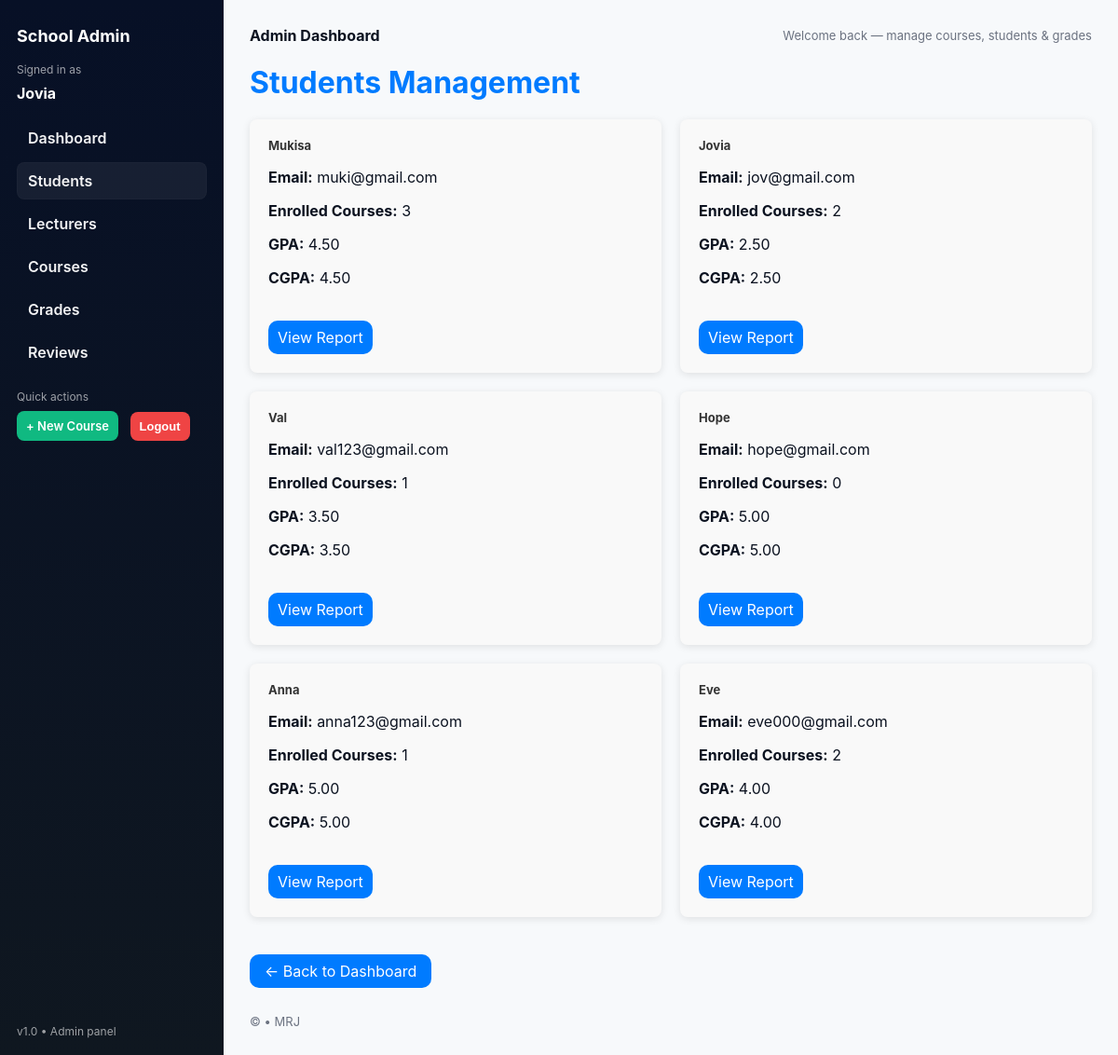
Page /reports/dashboard/admin/students/ (signed in) on the committed database.
### reports/models.py (models this page shows, shortened)
class Student(models.Model):
    user = models.OneToOneField(User, on_delete=models.CASCADE, null=True, blank=True)
    name = models.CharField(max_length=200)
    email = models.EmailField(unique=True)
    gpa = models.FloatField(default=0)  # New field for GPA

### reports/views.py (the view)
# urls.py: path('dashboard/admin/students/', views.admin_students, name='admin_students'),
@login_required
@user_passes_test(admin_required)
def admin_students(request):
    students = Student.objects.all()
    students_with_gpa = []
    for student in students:
        student_grades = Grade.objects.filter(student=student)
        total_points = sum((g.grade_point or 0) * g.course.credit_units for g in student_grades)
        total_units = sum(g.course.credit_units for g in student_grades)
        gpa = round(total_points / total_units, 2) if total_units > 0 else 0
        cgpa = gpa
        students_with_gpa.append({
            'student': student,
            'gpa': gpa,
            'cgpa': cgpa,
        })
    return render(request, 'reports/admin_students.html', {
        'students_with_gpa': students_with_gpa
    })

### reports/models.py (called while the page is built)
    @property
    def grade_point(self):
        LETTER_POINTS = {
            'A': 5,
            'B': 4,
            'C': 3,
            'D': 2,
            'F': 0,
        }
        return LETTER_POINTS.get(self.letter, 0)

### reports/templates/reports/admin_students.html
{% extends "reports/admin_base.html" %}
{% block content %}
<h1 style="margin-bottom: 20px; color: #007bff;">Students Management</h1>
<div style="display: flex; flex-wrap: wrap; gap: 20px;">
    {% for entry in students_with_gpa %}
    <div class="card" style="flex: 1 1 300px; padding: 20px; border-radius: 8px; box-shadow: 0 2px 8px rgba(0,0,0,0.1); background: #f9f9f9;">
        <h3 style="margin-bottom: 10px; color: #333;">{{ entry.student.name }}</h3>
        <p><strong>Email:</strong> {{ entry.student.email }}</p>
        <p><strong>Enrolled Courses:</strong> {{ entry.student.courses.count }}</p>
        <p><strong>GPA:</strong> {{ entry.gpa|floatformat:2 }}</p>
        <p><strong>CGPA:</strong> {{ entry.cgpa|floatformat:2 }}</p>
        <a href="{% url 'student_report' entry.student.id %}"
           style="display:inline-block; margin-top: 20px; padding:8px 10px; background:#007bff; color:white; border-radius:10px; text-decoration:none;">
           View Report
        </a>
    </div>
    {% empty %}
    <p style="color:#888;">No students found.</p>
    {% endfor %}
</div>
<br>
<a href="{% url 'admin_dashboard' %}"
   style="display:inline-block; margin-top: 20px; padding:8px 16px; background:#007bff; color:white; border-radius:10px; text-decoration:none;">
   ← Back to Dashboard
</a>
{% endblock %}

### reports/templates/reports/admin_base.html (shortened to what this page needs)
{% load static %}
<!DOCTYPE html>
<html lang="en">
<head>
</head>
<body>
  <div class="wrap">
    <aside class="sidebar">
      <div class="brand">School Admin</div>
      <div class="small">Signed in as</div>
      <div style="margin:8px 0 16px 0; font-weight:700;">{{ request.user.username }}</div>
      <nav class="nav">
        <a href="{% url 'admin_dashboard' %}" class="{% if request.resolver_match.url_name == 'admin_dashboard' %}active{% endif %}">Dashboard</a>
        <a href="{% url 'admin_students' %}" class="{% if request.resolver_match.url_name == 'admin_students' %}active{% endif %}">Students</a>
        <a href="{% url 'admin_lecturers' %}" class="{% if request.resolver_match.url_name == 'admin_lecturers' %}active{% endif %}">Lecturers</a>
        <a href="{% url 'admin_courses' %}" class="{% if request.resolver_match.url_name == 'admin_courses' %}active{% endif %}">Courses</a>
        <a href="{% url 'admin_grades' %}" class="{% if request.resolver_match.url_name == 'admin_grades' %}active{% endif %}">Grades</a>
        <a href="{% url 'admin_reviews' %}" class="{% if request.resolver_match.url_name == 'admin_reviews' %}active{% endif %}">Reviews</a>
      </nav>
      <div class="small" style="margin-top:20px;">Quick actions</div>
      <div style="margin-top:8px;">
        <a class="btn view" href="{% url 'admin_create_course' %}" style="background:#10b981;">+ New Course</a>
        <form method="post" action="{% url 'logout' %}" style="display:inline-block; margin-left:8px;">
          <button class="btn delete" type="submit" style="background:#ef4444; border:none; cursor:pointer;">Logout</button>
        </form>
      </div>
      <div class="small sidebar-foot" style="position: absolute; bottom:18px; left:18px; right:18px;">v1.0 • Admin panel</div>
    </aside>
    <main class="main">
      <div class="topbar">
        <div><strong>Admin Dashboard</strong></div>
        <div class="small-muted">Welcome back — manage courses, students & grades</div>
      </div>
      {% block content %}{% endblock %}
      <footer>© {{ now|date:"Y" }} • MRJ</footer>
    </main>
  </div>
</body>
</html>

### reports/templates/reports/admin_base.html (style rules this page uses)
:root { --bg:#f7f9fb; --sidebar:#0f1720; --accent:#2563eb; --muted:#6b7280; --card:#ffffff; --success:#16a34a; --danger:#ef4444; --radius:10px; --gap:18px; font-family:Inter, system-ui, -apple-system, "Segoe UI", Roboto, "Helvetica Neue", Arial; }
html,body { height:100%; margin:0; background:var(--bg); color:#0b1220; }
.wrap { display:flex; min-height:100vh; }
.sidebar { width:240px; background:linear-gradient(180deg,#071026 0%, #0f1720 100%); color:#fff; padding:28px 18px; box-sizing:border-box; }
.brand { font-weight:700; font-size:18px; margin-bottom:18px; display:flex; gap:10px; align-items:center; }
.nav { margin-top:18px; }
.nav a { display:flex; gap:12px; align-items:center; text-decoration:none; color:rgba(255,255,255,0.95); padding:10px 12px; border-radius:8px; margin-bottom:6px; font-weight:600; }
.nav a.active { background:rgba(255,255,255,0.06); box-shadow: inset 0 0 0 1px rgba(255,255,255,0.02); }
.sidebar .small { font-size:12px; color:rgba(255,255,255,0.6); margin-top:8px; }
.main { flex:1; padding:28px; box-sizing:border-box; }
.topbar { display:flex; justify-content:space-between; align-items:center; gap:16px; margin-bottom:16px; }
.card { background:var(--card); padding:18px; border-radius:var(--radius); box-shadow:0 6px 18px rgba(11,17,24,0.06); flex:1; min-width:200px; }
.card h3 { margin:0 0 8px 0; font-size:13px; color:var(--muted); }
.btn { display:inline-block; padding:8px 10px; border-radius:8px; text-decoration:none; color:white; font-weight:600; font-size:13px; }
.btn.view { background:var(--accent); }
.btn.delete { background:var(--danger); }
.small-muted { font-size:13px; color:var(--muted); }
footer { margin-top:28px; color:var(--muted); font-size:13px; }

### rows in the picture
Student: student.name "Mukisa", student.email "muki@gmail.com", student.courses.count "3", gpa "4.50", cgpa "4.50"
Student: student.name "Jovia", student.email "jov@gmail.com", student.courses.count "2", gpa "2.50", cgpa "2.50"
Student: student.name "Val", student.email "val123@gmail.com", student.courses.count "1", gpa "3.50", cgpa "3.50"
Student: student.name "Hope", student.email "hope@gmail.com", student.courses.count "0", gpa "5.00", cgpa "5.00"
Student: student.name "Anna", student.email "anna123@gmail.com", student.courses.count "1", gpa "5.00", cgpa "5.00"
Student: student.name "Eve", student.email "eve000@gmail.com", student.courses.count "2", gpa "4.00", cgpa "4.00"

### other values in the picture
{{ request.user.username }} "Jovia"
